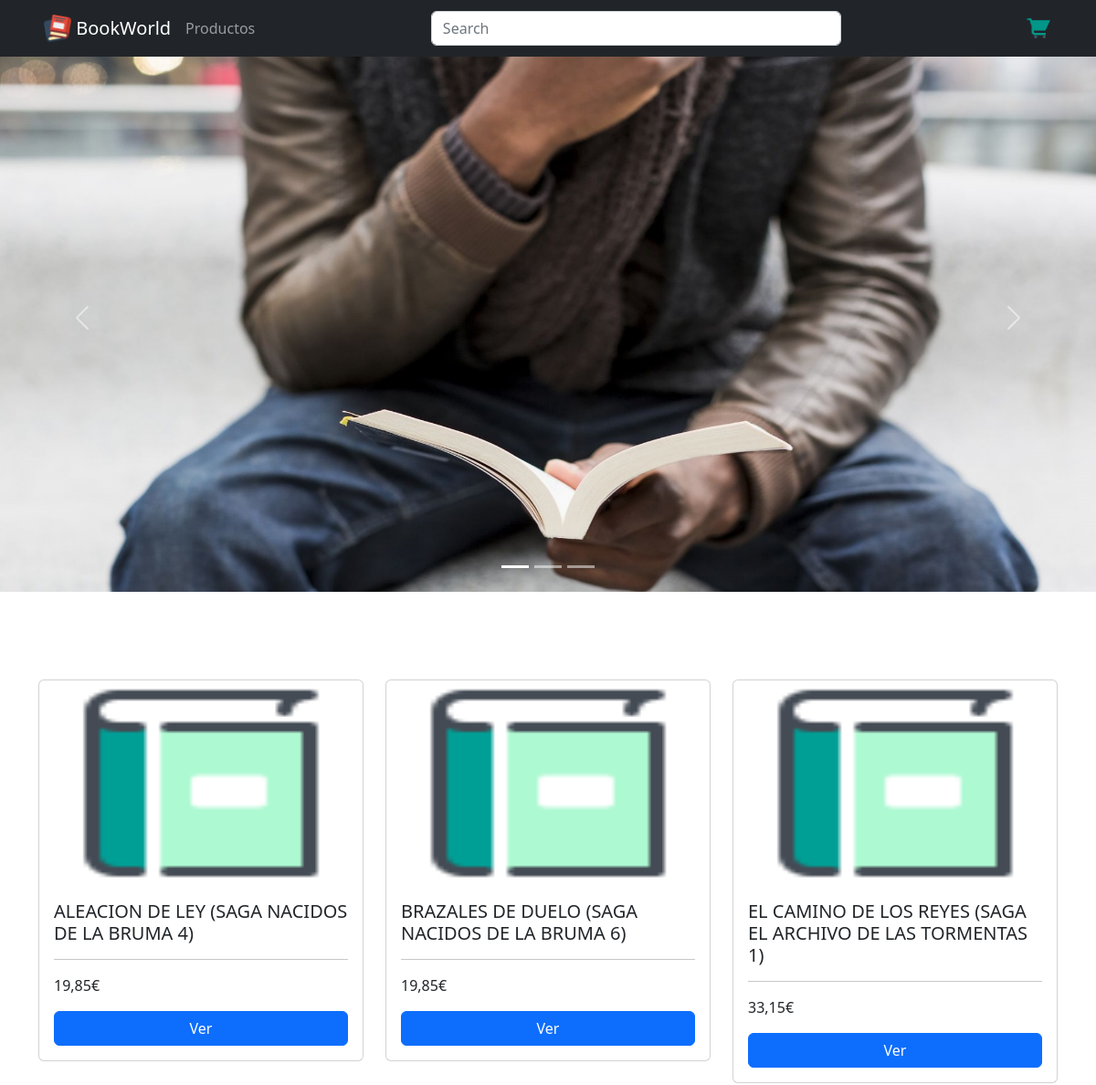
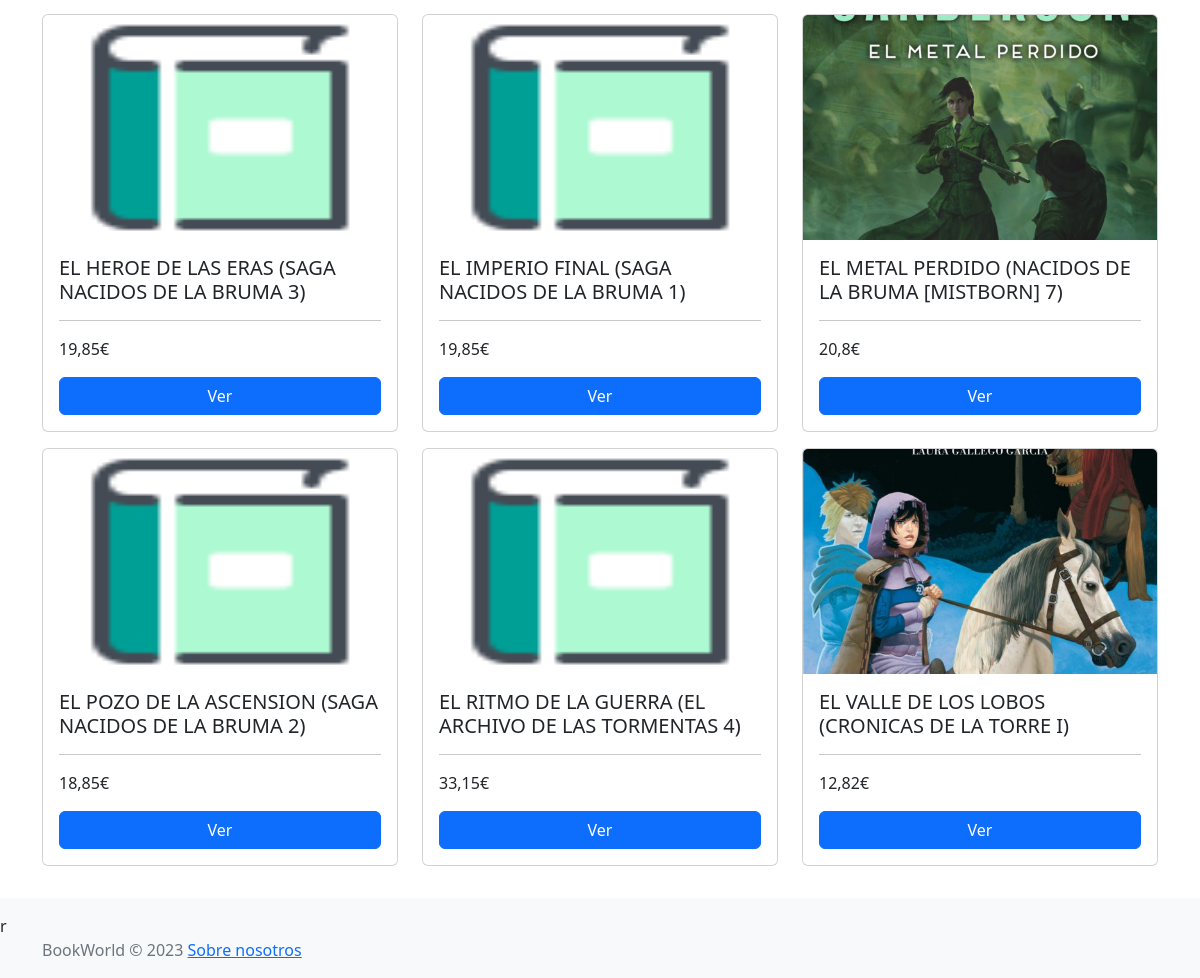
The page / on the database its author committed (2 pictures, top to bottom).
### BookWorld/models/book.py (models this page shows)
class Book(models.Model):
    isbn = models.CharField(max_length=13, primary_key=True, blank=False, null=False, unique=True)
    title = models.CharField(max_length=150, blank=False, null=False)
    description = models.CharField(max_length=2000, blank=False, null=False)
    author = models.ForeignKey("Author", null=False, on_delete=models.CASCADE)
    genre = models.CharField(max_length=150, blank=False, null=True)
    price = models.FloatField(max_length=150, blank=False, null=True)
    image = models.ImageField(upload_to='images/', blank=True, null=True)

### BookWorld/views.py (the view)
# urls.py: path('', views.index, name='index'),
def index(request):
    books = Book.objects.all().order_by('title')[:9]
    return render(request, 'index.html', {'books': books})

### BookWorld/models/cart_total.py (called while the page is built)
def cart_total(request):
    total = 0
    if "cart" in request.session.keys():
        for key, value in request.session['cart'].items():
            total += value['price'] * value['quantity']
            total = round(total, 2)
    return {'cart_total': total}

### templates/index.html (shortened to what this page needs)
{% load static %}
<!DOCTYPE html>
<html lang="en"/>
<head>
    <link rel="stylesheet" href="https://cdn.jsdelivr.net/npm/bootstrap@5.2.3/dist/css/bootstrap.min.css"
>
    <link rel="stylesheet" type="text/css" href="{% static 'css/index.css' %}">
</head>
<body>
<header class="navbar navbar-dark bg-dark fixed-top container-fluid d-flex bd-highlight px-5">
    <div class="navbar-nav flex-row flex-fill bd-highlight">
        <a class="navbar-brand" href="{% url 'index' %}"><img src="{% static 'img/icon.png' %}" width="30" height="30"
                                                              class="d-inline-block align-top" alt=""> BookWorld</a>
        <a class="nav-item nav-link" href="{% url 'search_books' %}">Productos</a>
    </div>
    <div class="flex-fill bd-highlight">
        <form class="d-flex" action="{% url 'search_books' %}" method="get">
            <input class="form-control me-2" type="text" placeholder="Search" aria-label="Search" name="q">
        </form>
    </div>
    <div class="flex-fill bd-highlight">
        <nav class="navbar navbar-expand-lg text-light">
            <a class="nav-link ms-auto" aria-current="page" href="{% url 'cart' %}">
                <img src="../static/img/cart.png" width="30" height="30">
            </a>
        </nav>
    </div>
</header>
<div class="mt-5">
    <div id="carouselExampleCaptions" class="carousel slide" data-bs-ride="carousel">
        <div class="carousel-indicators">
            <button type="button" data-bs-target="#carouselExampleCaptions" data-bs-slide-to="0" class="active"
                    aria-current="true" aria-label="Slide 1"></button>
            <button type="button" data-bs-target="#carouselExampleCaptions" data-bs-slide-to="1"
                    aria-label="Slide 2"></button>
            <button type="button" data-bs-target="#carouselExampleCaptions" data-bs-slide-to="2"
                    aria-label="Slide 3"></button>
        </div>
        <div class="carousel-inner">
            <div class="carousel-item active ">
                <a href="https://www.esquire.com/es/actualidad/libros/a38483239/mejores-libros-2022-novelas-recomendadas/"
                   target="_blank"
                   title="Mejores libros 2022">
                    <img src="{% static 'img/bestBooks.jpg' %}" height="600px"
                         class="d-block w-100" alt="Mejores libros 2022">
                </a>
            </div>
        </div>
        <button class="carousel-control-prev" type="button" data-bs-target="#carouselExampleCaptions"
                data-bs-slide="prev">
            <span class="carousel-control-prev-icon" aria-hidden="true"></span>
        </button>
        <button class="carousel-control-next" type="button" data-bs-target="#carouselExampleCaptions"
                data-bs-slide="next">
            <span class="carousel-control-next-icon" aria-hidden="true"></span>
        </button>
    </div>
</div>
<div class="container mt-5 pt-5">
    {% if books %}
        {% for book in books %}
            {% if forloop.first %}
                <div class="row mb-3">{% endif %}
        <div class="col-4">
            <div class="card box-shadow">
                {% if book.image %}
                    <img src="{{ book.image.url }}" class="card-img-top" alt="..."
                         style="height: 225px; width: 100%; display: block;object-fit: cover;">
                {% else %}
                    <img src="{% static 'img/book.png' %}" class="card-img-top" alt="..."
                         style="height: 225px; width: 100%; display: block;">
                {% endif %}
                <div class="card-body">
                    <h5 class="card-title">{{ book.title }}</h5>
                    <hr/>
                    <p class="card-text">{{ book.price }}€</p>
                    <a href="search/{{ book.isbn }}" class="btn btn-primary w-100">Ver</a>
                </div>
            </div>
        </div>
        {% if forloop.counter|divisibleby:3 %}</div>
            <div class="row mb-3">{% endif %}
        {% if forloop.last %}</div>{% endif %}
        {% endfor %}
    {% else %}
        <div class="alert alert-warning" role="alert">No hay libros disponibles</div>
    {% endif %}
</div>
<footer class="footer  py-3 bg-light mt-3 ">r
    <div class="container">
        <span class="text-muted">BookWorld © <script>document.write(new Date().getFullYear())</script> </span>
        <span class="text-muted"><a href="https://www.youtube.com/watch?v=dQw4w9WgXcQ">Sobre nosotros</a></span>
    </div>
</footer>
</body>
</html>

### rows shown on the page
Book: title "ALEACION DE LEY (SAGA NACIDOS DE LA BRUMA 4)", price "19,85"
Book: title "BRAZALES DE DUELO (SAGA NACIDOS DE LA BRUMA 6)", price "19,85"
Book: title "EL CAMINO DE LOS REYES (SAGA EL ARCHIVO DE LAS TORMENTAS 1)", price "33,15"
Book: title "EL HEROE DE LAS ERAS (SAGA NACIDOS DE LA BRUMA 3)", price "19,85"
Book: title "EL IMPERIO FINAL (SAGA NACIDOS DE LA BRUMA 1)", price "19,85"
Book: image (picture), title "EL METAL PERDIDO (NACIDOS DE LA BRUMA [MISTBORN] 7)", price "20,8"
Book: title "EL POZO DE LA ASCENSION (SAGA NACIDOS DE LA BRUMA 2)", price "18,85"
Book: title "EL RITMO DE LA GUERRA (EL ARCHIVO DE LAS TORMENTAS 4)", price "33,15"
Book: image (picture), title "EL VALLE DE LOS LOBOS (CRONICAS DE LA TORRE I)", price "12,82"
